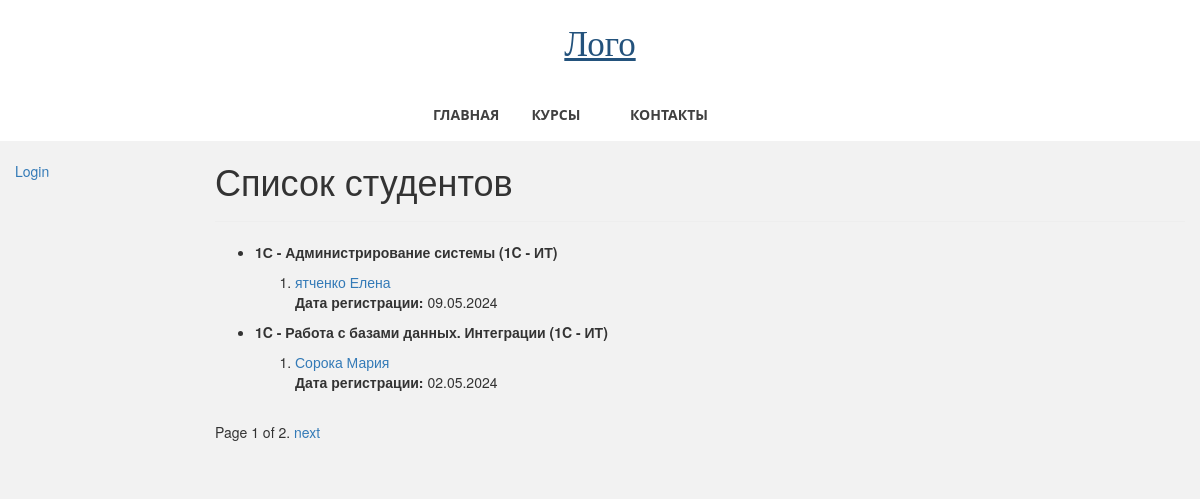
Screenshot of /main/students/a with the database file from the repository.
### students_app/models.py (models this page shows, shortened)
class Course(models.Model):
    name = models.CharField(max_length=200)
    category = models.ForeignKey(
        Category, on_delete=models.SET_NULL, null=True)
    summary = models.TextField(
        max_length=1000, help_text="Краткое описание курса")
    lasting = models.IntegerField(
        default=1, help_text="Продолжительность курса, в месяцах"
    )
    is_selected = models.BooleanField(default=False)
    cost = models.DecimalField(
        max_digits=8, decimal_places=2, help_text="Стоимость в месяц, азн"
    )
    added = models.DateField(auto_now_add=True)
    rating = models.DecimalField(
        max_digits=3, decimal_places=2, blank=True, null=True)
    is_deleted = models.BooleanField(default=False)
    deleted = models.DateField(auto_now=True)
    views_num = models.IntegerField(default=0)
    class Meta:
        ordering = ["-name"]

class Category(models.Model):
    name = models.CharField(
        max_length=100,
        help_text="Категория курса (e.g. 1C - ИТ, 1C - Консалтинг)",
    )
    flag = models.CharField(max_length=10, default="cons")
    class Meta:
        verbose_name = "Category"
        verbose_name_plural = "Categories"
    def __str__(self):
        return self.name

class Student(models.Model):
    related_user = models.ForeignKey(User, on_delete=models.CASCADE)
    name = models.CharField(verbose_name="Имя", max_length=50)
    surname = models.CharField(verbose_name="Фамилия", max_length=100)
    phone = models.CharField(verbose_name="Номер телефона", max_length=50)
    date_of_birth = models.DateField()
    course = models.ForeignKey(Course, on_delete=models.PROTECT)
    photo = models.ImageField(upload_to='images/', blank=True, null=True)
    @property
    def full_name(self):
        return f"{self.surname} {self.name}"
    STUDENT_STATUS = [
        ("r", "requested"),
        ("a", "approved"),
        ("f", "finished"),
    ]
    status = models.CharField(
        max_length=50,
        choices=STUDENT_STATUS,
        default="r",
        help_text="Статус студента",
    )
    request_date = models.DateField(auto_now_add=True)
    reg_date = models.DateField(blank=True, null=True)
    updated = models.DateField(auto_now=True)
    @property
    def is_finished(self):
        days = self.course.lasting * 30
        if self.reg_date and date.today() > self.reg_date + timedelta(days=days):
            return True
        return False
    is_paid = models.BooleanField(default=False)
    is_deleted = models.BooleanField(default=False)
    deleted = models.DateField(auto_now=True)
    class Meta:
        ordering = ["name"]
    def get_absolute_url(self):
        return reverse("student-detail", args=[str(self.id)])

### students_app/views.py (the view)
# urls.py: path("students/<str:status>", views.students, name="students"),
def students(request, status):
    student_list = Student.objects.filter(status=status, is_deleted=False)
    courses = set([student.course for student in student_list])
    paginator = Paginator(list(courses), 2)  # Show 2 contacts per page.
    page_number = request.GET.get("page")
    page_obj = paginator.get_page(page_number)
    return render(
        request,
        "students_app/students_list.html",
        context={"status": status, "page_obj": page_obj,
                 "student_list": student_list},
    )

### students_app/templates/students_app/students_list.html (shortened to what this page needs)
{% extends "base.html" %}
{% block content %}
<h1>{% if status == 'r' %}Заявки на обучение{% elif status == 'a' %}Список студентов
    {% elif status == 'f' %}Архив студентов{% endif %}</h1>
<hr>
{% if student_list %}
{% for course in page_obj %}
<ul>
    <li>
        <p class="course-name"><strong>{{ course.name }} ({{course.category}})</strong></p>
    </li>
    <ol>
        {% for student in student_list %}
        {% if student.course == course %}
        <li>
            <a href="{{ student.get_absolute_url }}">{{ student.full_name }}</a>
            {% if status == 'a' %}
            <p><strong>Дата регистрации:</strong> {{student.reg_date|date:"d.m.Y"}}</p>{% endif %}
        </li>
        {% endif %}
        {% endfor %}
    </ol>
</ul>
{% endfor %}
{% else %}
<p>{% if status == 'r' %}К сожалению, новых заявок на обучение нет
    {% elif status == 'a' %}Студентов нет
    {% elif status == 'f' %}Архив студентов пуст{% endif %}</p>
{% endif %}
{% endblock %}
{% block pagination %}
<div class="pagination">
    <span class="page-links">
        <span class="page-current">
            Page {{ page_obj.number }} of {{ page_obj.paginator.num_pages }}.
        </span>
        {% if page_obj.has_next %}
        <a href="{{ request.path }}?page={{ page_obj.next_page_number }}">next</a>
        {% endif %}
    </span>
</div>
{% endblock %}

### students_app/static/students_app/css/styles.css (style rules this page uses)
* { box-sizing: border-box; }
body { margin: 0; background: #f2f2f2; }

### rows the page displays
Course: name "1С - Администрирование системы", category "1C - ИТ"
Student: full_name "ятченко Елена", reg_date "09.05.2024"
Course: name "1C - Работа с базами данных. Интеграции", category "1C - ИТ"
Student: full_name "Сорока Мария", reg_date "02.05.2024"

### other values shown
{{ page_obj.number }} "1"
{{ page_obj.paginator.num_pages }} "2"
